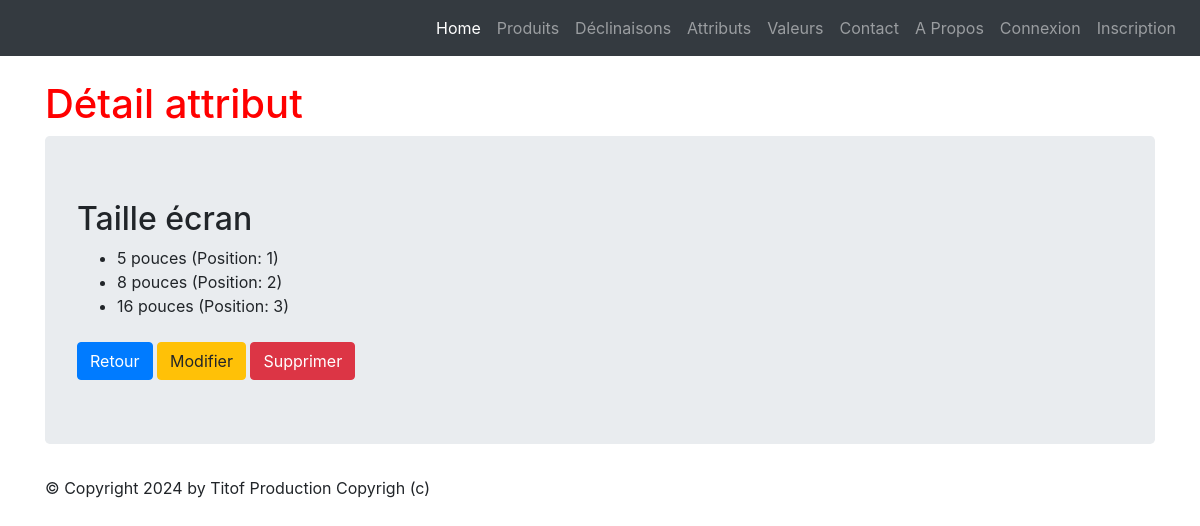
Screenshot of /monapp/attribute/2 with the database file from the repository.
### monapp/models.py (models this page shows, shortened)
class ProductAttribute(models.Model):
    class Meta:
        verbose_name = "Attribut"
    name =  models.CharField(max_length=100)

class ProductAttributeValue(models.Model):
    class Meta:
        verbose_name = "Valeur attribut"
        ordering = ['position']
    value              = models.CharField(max_length=100)
    product_attribute  = models.ForeignKey('ProductAttribute', verbose_name="Unité", on_delete=models.CASCADE)
    position           = models.PositiveSmallIntegerField("Position", null=True, blank=True)

### monapp/views.py (the view)
# urls.py: path("attribute/<pk>",views.ProductAttributeDetailView.as_view() ,name='attribute-detail'),
class ProductAttributeDetailView(DetailView):
    model = ProductAttribute
    template_name = "monapp/detail_attribute.html"
    context_object_name = "productattribute"
    def get_context_data(self, **kwargs):
        context = super(ProductAttributeDetailView, self).get_context_data(**kwargs)
        context['titremenu'] = "Détail attribut"
        context['values'] = ProductAttributeValue.objects.filter(product_attribute=self.object).order_by('position')
        return context

### templates/monapp/detail_attribute.html (shortened to what this page needs)
{% extends 'monapp/base.html' %}
{% block menu %}
<h1>{{titremenu}}</h1>
{% endblock %}
{% block contenu %}
    <h2>{{ productattribute.name }}</h2>
    <ul>
        {% for value in values %}
            <li>{{ value.value }} (Position: {{ value.position }})</li>
        {% empty %}
            <li>Aucune valeur disponible pour cet attribut.</li>
        {% endfor %}
    </ul>
    <a href="{% url 'attribute-list' %}" class="btn btn-primary mt-2">Retour</a>
    <a href="{% url 'attribute-update' productattribute.id %}" class="btn btn-warning mt-2">Modifier</a>
    <a href="{% url 'attribute-delete' productattribute.id %}" class="btn btn-danger mt-2">Supprimer</a>
{% endblock %}

### static/styles.css (style rules this page uses)
h1 { color: red ; }

### rows the page displays
ProductAttribute: name "Taille écran"
ProductAttributeValue: value "5 pouces", position "1"
ProductAttributeValue: value "8 pouces", position "2"
ProductAttributeValue: value "16 pouces", position "3"

### other values shown
{{ titremenu }} "Détail attribut"
